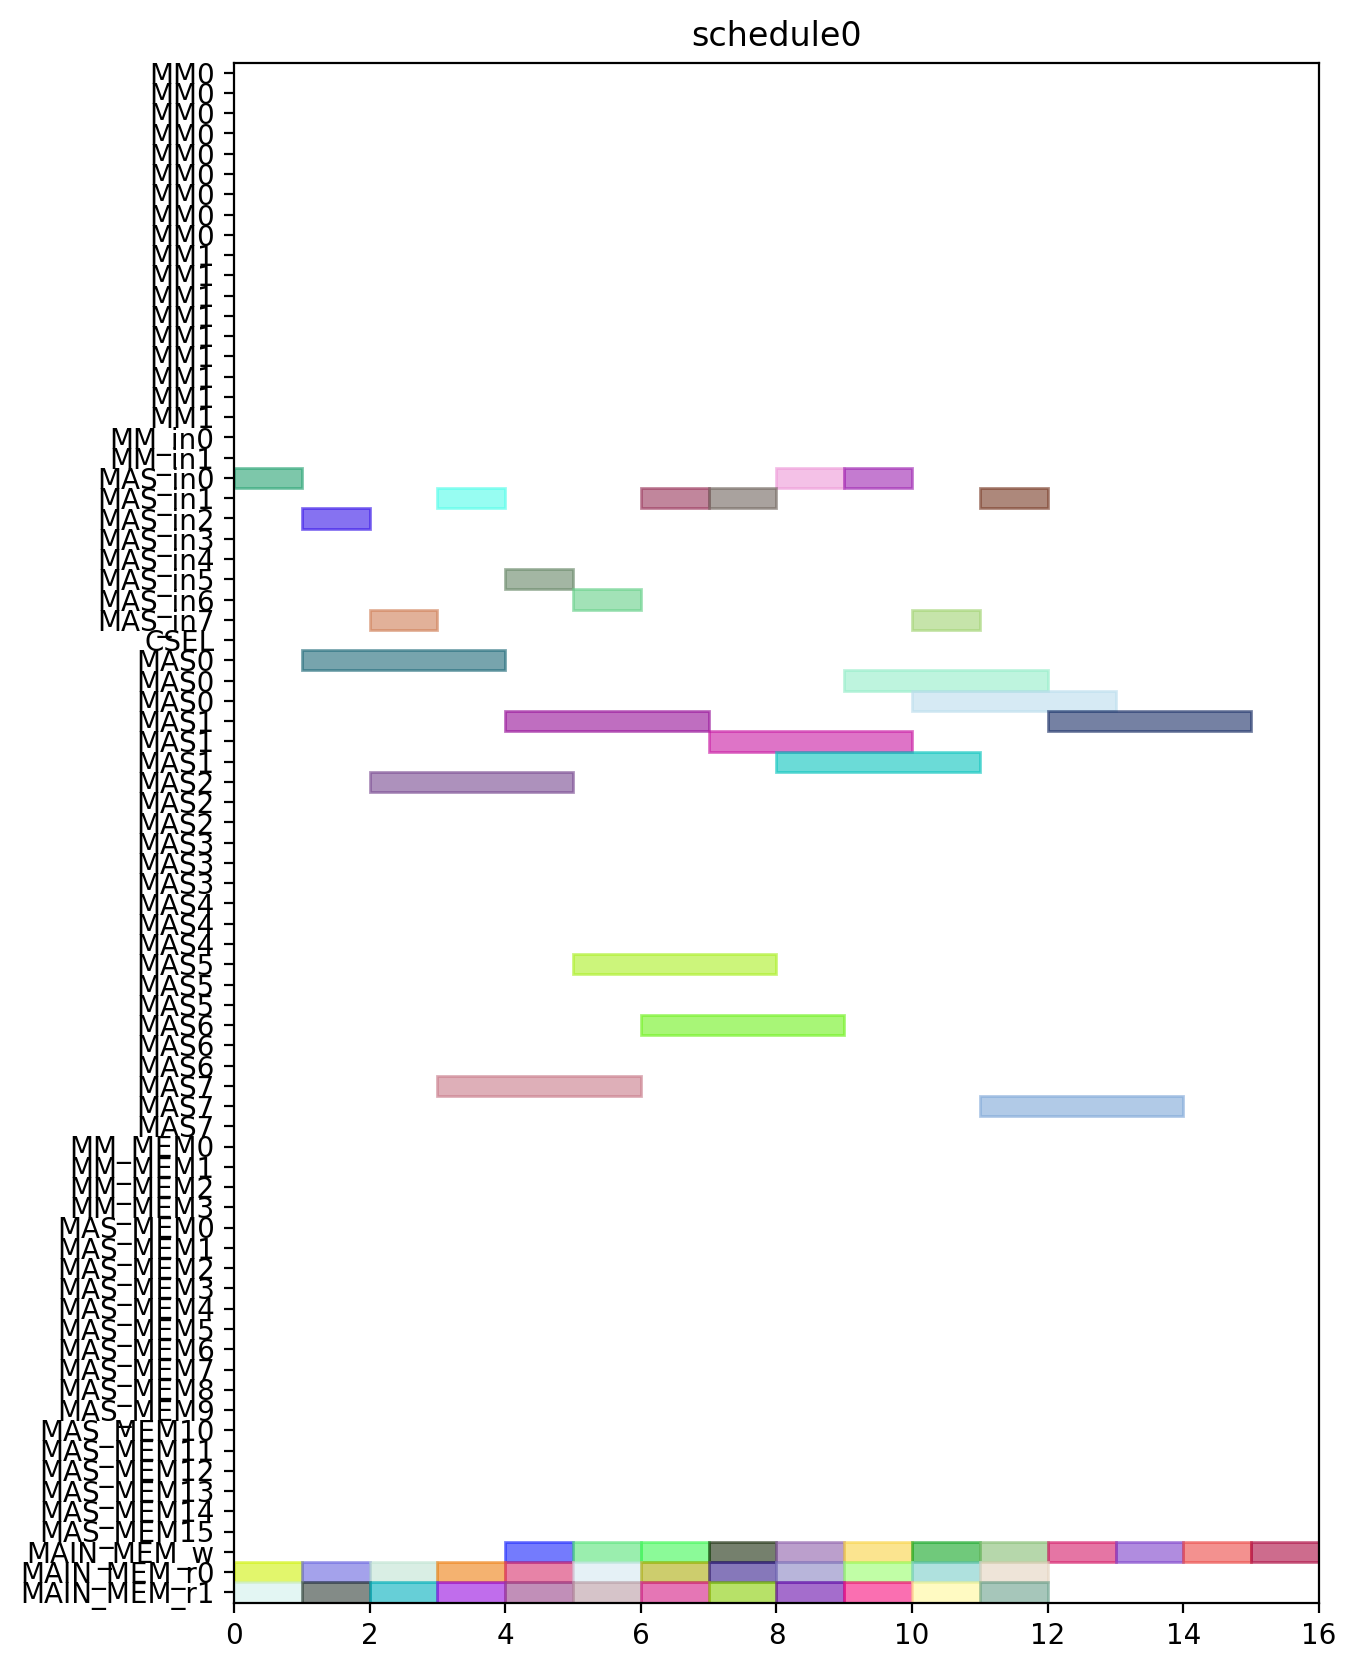

Recreate this plot in Python.
from pyschedule import Scenario, solvers, plotters, alt


def solve():
	horizon = 120
	S = Scenario("schedule0", horizon=horizon)

	# resource
	MM = S.Resources('MM', num=2, size=9)
	MM_in = S.Resources('MM_in', num=2)
	MAS_in = S.Resources('MAS_in', num=8)
	CSEL = S.Resource('CSEL')
	MAS = S.Resources('MAS', num=8, size=3, periods=range(1, horizon))
	MM_MEM = S.Resources('MM_MEM', num=4)
	MAS_MEM = S.Resources('MAS_MEM', num=16)
	MAIN_MEM_w = S.Resource('MAIN_MEM_w', size=1)
	MAIN_MEM_r = S.Resources('MAIN_MEM_r', num=2)

	# result of previous scheduling

	# new tasks
	c000 = S.Task('c000', length=3, delay_cost=1)
	c000 += alt(MAS)
	c000_in = S.Task('c000_in', length=1, delay_cost=1)
	c000_in += alt(MAS_in)
	S += c000_in*MAS_in[0]<=c000*MAS[0]

	S += c000_in*MAS_in[1]<=c000*MAS[1]

	S += c000_in*MAS_in[2]<=c000*MAS[2]

	S += c000_in*MAS_in[3]<=c000*MAS[3]

	S += c000_in*MAS_in[4]<=c000*MAS[4]

	S += c000_in*MAS_in[5]<=c000*MAS[5]

	S += c000_in*MAS_in[6]<=c000*MAS[6]

	S += c000_in*MAS_in[7]<=c000*MAS[7]

	S += 0<c000

	c000_w = S.Task('c000_w', length=1, delay_cost=1)
	c000_w += alt(MAIN_MEM_w)
	S += c000 <= c000_w

	c000_mem0 = S.Task('c000_mem0', length=1, delay_cost=1)
	c000_mem0 += MAIN_MEM_r[0]
	S += c000_mem0 <= c000

	c000_mem1 = S.Task('c000_mem1', length=1, delay_cost=1)
	c000_mem1 += MAIN_MEM_r[1]
	S += c000_mem1 <= c000

	c001 = S.Task('c001', length=3, delay_cost=1)
	c001 += alt(MAS)
	c001_in = S.Task('c001_in', length=1, delay_cost=1)
	c001_in += alt(MAS_in)
	S += c001_in*MAS_in[0]<=c001*MAS[0]

	S += c001_in*MAS_in[1]<=c001*MAS[1]

	S += c001_in*MAS_in[2]<=c001*MAS[2]

	S += c001_in*MAS_in[3]<=c001*MAS[3]

	S += c001_in*MAS_in[4]<=c001*MAS[4]

	S += c001_in*MAS_in[5]<=c001*MAS[5]

	S += c001_in*MAS_in[6]<=c001*MAS[6]

	S += c001_in*MAS_in[7]<=c001*MAS[7]

	S += 0<c001

	c001_w = S.Task('c001_w', length=1, delay_cost=1)
	c001_w += alt(MAIN_MEM_w)
	S += c001 <= c001_w

	c001_mem0 = S.Task('c001_mem0', length=1, delay_cost=1)
	c001_mem0 += MAIN_MEM_r[0]
	S += c001_mem0 <= c001

	c001_mem1 = S.Task('c001_mem1', length=1, delay_cost=1)
	c001_mem1 += MAIN_MEM_r[1]
	S += c001_mem1 <= c001

	c010 = S.Task('c010', length=3, delay_cost=1)
	c010 += alt(MAS)
	c010_in = S.Task('c010_in', length=1, delay_cost=1)
	c010_in += alt(MAS_in)
	S += c010_in*MAS_in[0]<=c010*MAS[0]

	S += c010_in*MAS_in[1]<=c010*MAS[1]

	S += c010_in*MAS_in[2]<=c010*MAS[2]

	S += c010_in*MAS_in[3]<=c010*MAS[3]

	S += c010_in*MAS_in[4]<=c010*MAS[4]

	S += c010_in*MAS_in[5]<=c010*MAS[5]

	S += c010_in*MAS_in[6]<=c010*MAS[6]

	S += c010_in*MAS_in[7]<=c010*MAS[7]

	S += 0<c010

	c010_w = S.Task('c010_w', length=1, delay_cost=1)
	c010_w += alt(MAIN_MEM_w)
	S += c010 <= c010_w

	c010_mem0 = S.Task('c010_mem0', length=1, delay_cost=1)
	c010_mem0 += MAIN_MEM_r[0]
	S += c010_mem0 <= c010

	c010_mem1 = S.Task('c010_mem1', length=1, delay_cost=1)
	c010_mem1 += MAIN_MEM_r[1]
	S += c010_mem1 <= c010

	c011 = S.Task('c011', length=3, delay_cost=1)
	c011 += alt(MAS)
	c011_in = S.Task('c011_in', length=1, delay_cost=1)
	c011_in += alt(MAS_in)
	S += c011_in*MAS_in[0]<=c011*MAS[0]

	S += c011_in*MAS_in[1]<=c011*MAS[1]

	S += c011_in*MAS_in[2]<=c011*MAS[2]

	S += c011_in*MAS_in[3]<=c011*MAS[3]

	S += c011_in*MAS_in[4]<=c011*MAS[4]

	S += c011_in*MAS_in[5]<=c011*MAS[5]

	S += c011_in*MAS_in[6]<=c011*MAS[6]

	S += c011_in*MAS_in[7]<=c011*MAS[7]

	S += 0<c011

	c011_w = S.Task('c011_w', length=1, delay_cost=1)
	c011_w += alt(MAIN_MEM_w)
	S += c011 <= c011_w

	c011_mem0 = S.Task('c011_mem0', length=1, delay_cost=1)
	c011_mem0 += MAIN_MEM_r[0]
	S += c011_mem0 <= c011

	c011_mem1 = S.Task('c011_mem1', length=1, delay_cost=1)
	c011_mem1 += MAIN_MEM_r[1]
	S += c011_mem1 <= c011

	c100 = S.Task('c100', length=3, delay_cost=1)
	c100 += alt(MAS)
	c100_in = S.Task('c100_in', length=1, delay_cost=1)
	c100_in += alt(MAS_in)
	S += c100_in*MAS_in[0]<=c100*MAS[0]

	S += c100_in*MAS_in[1]<=c100*MAS[1]

	S += c100_in*MAS_in[2]<=c100*MAS[2]

	S += c100_in*MAS_in[3]<=c100*MAS[3]

	S += c100_in*MAS_in[4]<=c100*MAS[4]

	S += c100_in*MAS_in[5]<=c100*MAS[5]

	S += c100_in*MAS_in[6]<=c100*MAS[6]

	S += c100_in*MAS_in[7]<=c100*MAS[7]

	S += 0<c100

	c100_w = S.Task('c100_w', length=1, delay_cost=1)
	c100_w += alt(MAIN_MEM_w)
	S += c100 <= c100_w

	c100_mem0 = S.Task('c100_mem0', length=1, delay_cost=1)
	c100_mem0 += MAIN_MEM_r[0]
	S += c100_mem0 <= c100

	c100_mem1 = S.Task('c100_mem1', length=1, delay_cost=1)
	c100_mem1 += MAIN_MEM_r[1]
	S += c100_mem1 <= c100

	c101 = S.Task('c101', length=3, delay_cost=1)
	c101 += alt(MAS)
	c101_in = S.Task('c101_in', length=1, delay_cost=1)
	c101_in += alt(MAS_in)
	S += c101_in*MAS_in[0]<=c101*MAS[0]

	S += c101_in*MAS_in[1]<=c101*MAS[1]

	S += c101_in*MAS_in[2]<=c101*MAS[2]

	S += c101_in*MAS_in[3]<=c101*MAS[3]

	S += c101_in*MAS_in[4]<=c101*MAS[4]

	S += c101_in*MAS_in[5]<=c101*MAS[5]

	S += c101_in*MAS_in[6]<=c101*MAS[6]

	S += c101_in*MAS_in[7]<=c101*MAS[7]

	S += 0<c101

	c101_w = S.Task('c101_w', length=1, delay_cost=1)
	c101_w += alt(MAIN_MEM_w)
	S += c101 <= c101_w

	c101_mem0 = S.Task('c101_mem0', length=1, delay_cost=1)
	c101_mem0 += MAIN_MEM_r[0]
	S += c101_mem0 <= c101

	c101_mem1 = S.Task('c101_mem1', length=1, delay_cost=1)
	c101_mem1 += MAIN_MEM_r[1]
	S += c101_mem1 <= c101

	c110 = S.Task('c110', length=3, delay_cost=1)
	c110 += alt(MAS)
	c110_in = S.Task('c110_in', length=1, delay_cost=1)
	c110_in += alt(MAS_in)
	S += c110_in*MAS_in[0]<=c110*MAS[0]

	S += c110_in*MAS_in[1]<=c110*MAS[1]

	S += c110_in*MAS_in[2]<=c110*MAS[2]

	S += c110_in*MAS_in[3]<=c110*MAS[3]

	S += c110_in*MAS_in[4]<=c110*MAS[4]

	S += c110_in*MAS_in[5]<=c110*MAS[5]

	S += c110_in*MAS_in[6]<=c110*MAS[6]

	S += c110_in*MAS_in[7]<=c110*MAS[7]

	S += 0<c110

	c110_w = S.Task('c110_w', length=1, delay_cost=1)
	c110_w += alt(MAIN_MEM_w)
	S += c110 <= c110_w

	c110_mem0 = S.Task('c110_mem0', length=1, delay_cost=1)
	c110_mem0 += MAIN_MEM_r[0]
	S += c110_mem0 <= c110

	c110_mem1 = S.Task('c110_mem1', length=1, delay_cost=1)
	c110_mem1 += MAIN_MEM_r[1]
	S += c110_mem1 <= c110

	c111 = S.Task('c111', length=3, delay_cost=1)
	c111 += alt(MAS)
	c111_in = S.Task('c111_in', length=1, delay_cost=1)
	c111_in += alt(MAS_in)
	S += c111_in*MAS_in[0]<=c111*MAS[0]

	S += c111_in*MAS_in[1]<=c111*MAS[1]

	S += c111_in*MAS_in[2]<=c111*MAS[2]

	S += c111_in*MAS_in[3]<=c111*MAS[3]

	S += c111_in*MAS_in[4]<=c111*MAS[4]

	S += c111_in*MAS_in[5]<=c111*MAS[5]

	S += c111_in*MAS_in[6]<=c111*MAS[6]

	S += c111_in*MAS_in[7]<=c111*MAS[7]

	S += 0<c111

	c111_w = S.Task('c111_w', length=1, delay_cost=1)
	c111_w += alt(MAIN_MEM_w)
	S += c111 <= c111_w

	c111_mem0 = S.Task('c111_mem0', length=1, delay_cost=1)
	c111_mem0 += MAIN_MEM_r[0]
	S += c111_mem0 <= c111

	c111_mem1 = S.Task('c111_mem1', length=1, delay_cost=1)
	c111_mem1 += MAIN_MEM_r[1]
	S += c111_mem1 <= c111

	c200 = S.Task('c200', length=3, delay_cost=1)
	c200 += alt(MAS)
	c200_in = S.Task('c200_in', length=1, delay_cost=1)
	c200_in += alt(MAS_in)
	S += c200_in*MAS_in[0]<=c200*MAS[0]

	S += c200_in*MAS_in[1]<=c200*MAS[1]

	S += c200_in*MAS_in[2]<=c200*MAS[2]

	S += c200_in*MAS_in[3]<=c200*MAS[3]

	S += c200_in*MAS_in[4]<=c200*MAS[4]

	S += c200_in*MAS_in[5]<=c200*MAS[5]

	S += c200_in*MAS_in[6]<=c200*MAS[6]

	S += c200_in*MAS_in[7]<=c200*MAS[7]

	S += 0<c200

	c200_w = S.Task('c200_w', length=1, delay_cost=1)
	c200_w += alt(MAIN_MEM_w)
	S += c200 <= c200_w

	c200_mem0 = S.Task('c200_mem0', length=1, delay_cost=1)
	c200_mem0 += MAIN_MEM_r[0]
	S += c200_mem0 <= c200

	c200_mem1 = S.Task('c200_mem1', length=1, delay_cost=1)
	c200_mem1 += MAIN_MEM_r[1]
	S += c200_mem1 <= c200

	c201 = S.Task('c201', length=3, delay_cost=1)
	c201 += alt(MAS)
	c201_in = S.Task('c201_in', length=1, delay_cost=1)
	c201_in += alt(MAS_in)
	S += c201_in*MAS_in[0]<=c201*MAS[0]

	S += c201_in*MAS_in[1]<=c201*MAS[1]

	S += c201_in*MAS_in[2]<=c201*MAS[2]

	S += c201_in*MAS_in[3]<=c201*MAS[3]

	S += c201_in*MAS_in[4]<=c201*MAS[4]

	S += c201_in*MAS_in[5]<=c201*MAS[5]

	S += c201_in*MAS_in[6]<=c201*MAS[6]

	S += c201_in*MAS_in[7]<=c201*MAS[7]

	S += 0<c201

	c201_w = S.Task('c201_w', length=1, delay_cost=1)
	c201_w += alt(MAIN_MEM_w)
	S += c201 <= c201_w

	c201_mem0 = S.Task('c201_mem0', length=1, delay_cost=1)
	c201_mem0 += MAIN_MEM_r[0]
	S += c201_mem0 <= c201

	c201_mem1 = S.Task('c201_mem1', length=1, delay_cost=1)
	c201_mem1 += MAIN_MEM_r[1]
	S += c201_mem1 <= c201

	c210 = S.Task('c210', length=3, delay_cost=1)
	c210 += alt(MAS)
	c210_in = S.Task('c210_in', length=1, delay_cost=1)
	c210_in += alt(MAS_in)
	S += c210_in*MAS_in[0]<=c210*MAS[0]

	S += c210_in*MAS_in[1]<=c210*MAS[1]

	S += c210_in*MAS_in[2]<=c210*MAS[2]

	S += c210_in*MAS_in[3]<=c210*MAS[3]

	S += c210_in*MAS_in[4]<=c210*MAS[4]

	S += c210_in*MAS_in[5]<=c210*MAS[5]

	S += c210_in*MAS_in[6]<=c210*MAS[6]

	S += c210_in*MAS_in[7]<=c210*MAS[7]

	S += 0<c210

	c210_w = S.Task('c210_w', length=1, delay_cost=1)
	c210_w += alt(MAIN_MEM_w)
	S += c210 <= c210_w

	c210_mem0 = S.Task('c210_mem0', length=1, delay_cost=1)
	c210_mem0 += MAIN_MEM_r[0]
	S += c210_mem0 <= c210

	c210_mem1 = S.Task('c210_mem1', length=1, delay_cost=1)
	c210_mem1 += MAIN_MEM_r[1]
	S += c210_mem1 <= c210

	c211 = S.Task('c211', length=3, delay_cost=1)
	c211 += alt(MAS)
	c211_in = S.Task('c211_in', length=1, delay_cost=1)
	c211_in += alt(MAS_in)
	S += c211_in*MAS_in[0]<=c211*MAS[0]

	S += c211_in*MAS_in[1]<=c211*MAS[1]

	S += c211_in*MAS_in[2]<=c211*MAS[2]

	S += c211_in*MAS_in[3]<=c211*MAS[3]

	S += c211_in*MAS_in[4]<=c211*MAS[4]

	S += c211_in*MAS_in[5]<=c211*MAS[5]

	S += c211_in*MAS_in[6]<=c211*MAS[6]

	S += c211_in*MAS_in[7]<=c211*MAS[7]

	S += 0<c211

	c211_w = S.Task('c211_w', length=1, delay_cost=1)
	c211_w += alt(MAIN_MEM_w)
	S += c211 <= c211_w

	c211_mem0 = S.Task('c211_mem0', length=1, delay_cost=1)
	c211_mem0 += MAIN_MEM_r[0]
	S += c211_mem0 <= c211

	c211_mem1 = S.Task('c211_mem1', length=1, delay_cost=1)
	c211_mem1 += MAIN_MEM_r[1]
	S += c211_mem1 <= c211

	solvers.mip.solve(S,msg=1,kind='CPLEX',ratio_gap=1.01)

	solution = [['hoge']*len(S.solution()[1]) for i in range(len(S.solution()))]
	for i in range(len(S.solution())):
		for j in range(len(S.solution()[i])):
			solution[i][j]=str(S.solution()[i][j])
	print(solution)

	cycles = int(solution[-1][3])

	pic_file_name = "/mnt/rose/usr1/fukuda/ABE/multiRAM_multiMAS_16mux/scheduling_result/stage9MM2_stage3MAS8/CONJ/schedule0.png"
	if(S.solution() != []):
		plotters.matplotlib.plot(S,img_filename=pic_file_name, show_task_labels=False, fig_size=(cycles*0.25+3, 10))

	return solution
